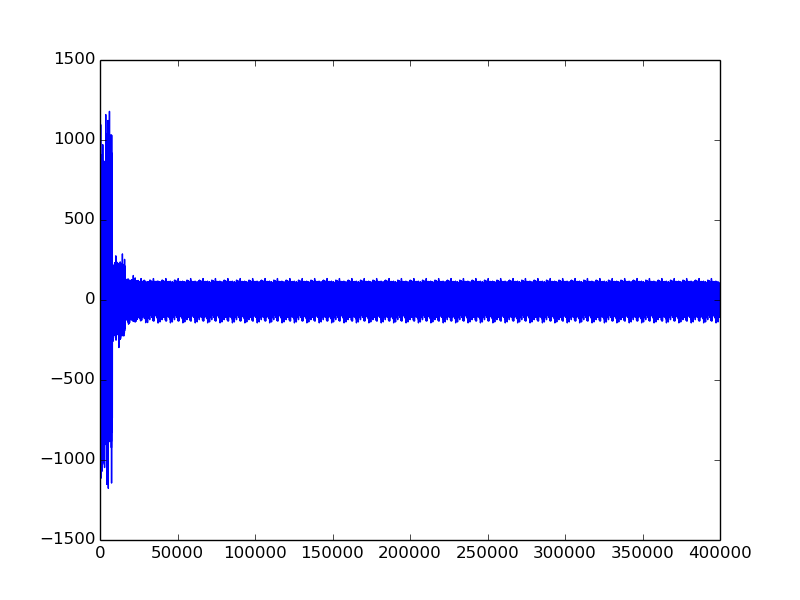

Here is the Python script that generated this plot:
from __future__ import division
import theano
import theano.tensor as T
import lasagne as nn
import h5py
import numpy as np
from lasagne.layers import *
from lasagne.init import *
from lasagne.nonlinearities import *
from lasagne.objectives import *
from lasagne.updates import *
from scipy.io import wavfile
from time import time
import matplotlib
matplotlib.use('Agg')
import matplotlib.pyplot as plt
import wave

def create_dataset(test_pct, num_inputs, seq_len):
    """ Takes the raw HDF5 file and converts it to a numpy array.
    """
    path = './XqaJ2Ol5cC4.hdf5'
    with h5py.File(path, 'r') as f:
        dataset = f['features'][0].flatten()
    
    def segment_data(data, example_size, seq_len):
        """ Data enters as a 1-D array, and split up into chunks of size
        example_size, which are separated into sequences of length seq_len.
        """
        data = (data - sum(data) / len(data)) /  (max(data) - min(data))
        num_seq = int(len(data) / (example_size * seq_len))
        data = data[: num_seq * seq_len * example_size]
        return np.array(data).reshape(num_seq, seq_len, example_size).astype('float32')
    train_data = dataset[: len(dataset)*(1 - 2*test_pct)]
    data_avg = sum(train_data) / len(train_data)
    data_range = max(train_data) - min(train_data)
    data = {}
    data['train'] = segment_data(dataset[: len(dataset)*(1 - 2*test_pct)], 
            num_inputs, seq_len)
    data['val'] = segment_data(dataset[len(dataset)*(1 - 2*test_pct): 
        len(dataset)*(1 - test_pct)], num_inputs, seq_len)
    data['test'] = segment_data(dataset[len(dataset)*(1 - test_pct):],
            num_inputs, seq_len)
    return data, data_avg, data_range

def generate(X_test, model, l_out, out_fn, length, data_avg, data_range):
    """ Given a trained model, generates output audio using the start
    of the test set as a seed.
    """
    set_all_param_values(l_out, model)
    seed = X_test[0:1]
    generated_seq = []
    prev_input = seed
    for x in range(0, length):
        next_input = out_fn(prev_input)
        generated_seq.append(next_input.flatten()[0:8000])
        prev_input = next_input
    #generated_seq = generated_seq.flatten()
    generated_seq = np.array(generated_seq).flatten() * data_range
    generated_seq = generated_seq.astype('int16')
    return generated_seq

def write_seq(output_file, generated_seq, sampling_rate=16000):
    print np.max(generated_seq)
    print np.min(generated_seq)
    print np.mean(generated_seq)
    #with open(output_file, 'w') as f1:
    #    f1.setnchannel(1)
    #    f1.setsamplewidth(4)
    #    f1.setframerate(sampling_rate)
    #    f1.writeframes(generated_seq)
    wavfile.write(output_file, sampling_rate, generated_seq)

def plot_seq(generated_seq):
    print generated_seq.shape
    plt.plot(generated_seq)
    plt.savefig('lstm.png')


def main(n_hid=500, batch_size=16, num_epochs=2, lr=0.01, seq_len=10,
        num_inputs=8000, testpct=0.01, length=50, 
        output_file='lstm_gen.wav'):
    """ Builds the LSTM that is trained on the data.
    """
    print "...loading data"
    data, data_avg, data_range = create_dataset(testpct, num_inputs, seq_len)
    print "...building model"
    X_train = data['train']
    X_val = data['val']
    X_test = data['test']
    X = T.tensor3('X')

    l_in = InputLayer((None, seq_len, num_inputs))
    l_hid1 = LSTMLayer(l_in, n_hid, nonlinearity=nn.nonlinearities.tanh)
    l_hid2 = LSTMLayer(l_hid1, n_hid, nonlinearity=nn.nonlinearities.tanh)
    l_hid3 = LSTMLayer(l_hid2, n_hid, nonlinearity=nn.nonlinearities.tanh)
    l_shp = ReshapeLayer(l_hid3, (-1, n_hid))
    l_dense = DenseLayer(l_shp, num_units=num_inputs, nonlinearity=tanh)
    l_out = ReshapeLayer(l_dense, (-1, seq_len, num_inputs))
    net_out = get_output(l_out, X)

    pred_values = net_out[:, 0: seq_len - 1, :]
    target_values = X[:, 1:, :]
    loss = T.mean((pred_values - target_values)**2)
    loss_fn = theano.function([X], loss)
    out_fn = theano.function([X], net_out)

    params = get_all_params(l_out, trainable=True)
    grads = T.grad(loss, params)
    updates = adagrad(grads, params, lr)
    train_fn = theano.function([X], loss, updates=updates)
    val_fn = theano.function([X], loss)
    
    print "...training model"
    epoch = 0
    t0 = time()
    best_val_loss = float('inf')
    best_model = None
    num_batches = int(len(X_train) / batch_size) - 1
    while epoch < num_epochs:
        epoch += 1
        train_losses = []
        for i in range(num_batches):
            X_train_batch = X_train[i*batch_size: (i + 1)*batch_size]
            train_losses = train_fn(X_train_batch)
        
        train_loss = train_losses.mean()
        this_val_loss = val_fn(X_val)
        if this_val_loss < best_val_loss:
            best_val_loss = this_val_loss
            best_model = get_all_param_values(l_out)
        t = time() - t0
        print "Epoch " + str(epoch) \
            + "  Train loss " + str(train_loss) \
            + "  Val loss " + str(this_val_loss) \
            + "  Total time: " + str(t)
    
    print "...generating sequence."
    generated_seq = generate(X_test, best_model, l_out, out_fn, length, data_avg, data_range)
    plot_seq(generated_seq)
    np.savetxt('lstm_seq.txt', generated_seq)
    write_seq(output_file, generated_seq)


if __name__ == '__main__':
    main()


''' 
def keras_model():
    import keras.models as krm
    import keras.layers.core as klc
    import keras.layers.recurrent as krr
    m = krm.Sequential()
    m.add(krr.LSTM(n_hid, input_shape=(num_inputs,), activation='tanh'))
    m.add(krr.LSTM(n_hid, activation='tanh'))
    m.add(krr.LSTM(n_hid, activation='tanh'))
    m.add(klc.Flatten())
    m.add(klc.Dense(num_inputs, activation='tanh'))

    m.compile(optimizer='adam', loss='mse')
    return m
'''
    


